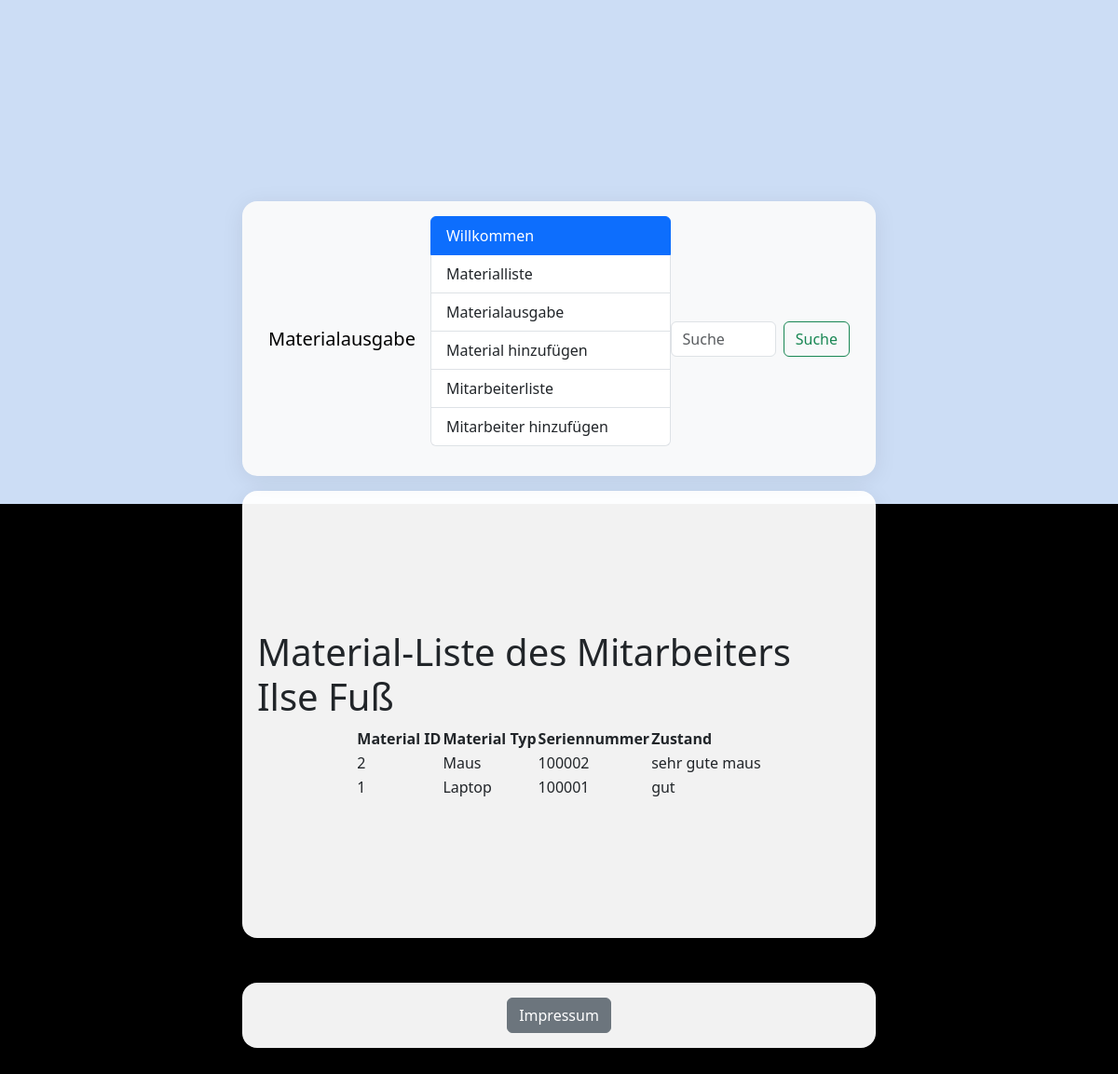
The page /material_rueckgabe/2 on the database its author committed.
### tables this page shows
CREATE TABLE Mitarbeiter (
id INTEGER PRIMARY KEY AUTOINCREMENT,
abteilung TEXT NOT NULL,
telefonnummer TEXT
, vorname TEXT NOT NULL DEFAULT "NO NAME GIVEN", nachname TEXT NOT NULL DEFAULT "NO NAME GIVEN");

CREATE TABLE Materialausgabe (
id INTEGER PRIMARY KEY AUTOINCREMENT,
mitarbeiter_id INTEGER NOT NULL,
material_id INTEGER NOT NULL,
ausgabedatum DATE NOT NULL, zustand TEXT,
FOREIGN KEY (mitarbeiter_id) REFERENCES Mitarbeiter(id),
FOREIGN KEY (material_id) REFERENCES Material(id)
);

CREATE TABLE Material (
id INTEGER PRIMARY KEY AUTOINCREMENT,
typ TEXT NOT NULL,
seriennummer TEXT NOT NULL, -- warum nicht unique?
kaufdatum DATE
, zustand TEXT);

### app/routes.py (the view)
@app.route('/material_rueckgabe/<ma_id>')
def material_rueckgabe(ma_id):
    sql = f"""SELECT Material.id, Material.typ, Material.seriennummer, Materialausgabe.zustand, Mitarbeiter.vorname, Mitarbeiter.nachname FROM Materialausgabe JOIN
      Material ON Materialausgabe.material_id = Material.id
      JOIN Mitarbeiter ON Mitarbeiter.id = Materialausgabe.mitarbeiter_id
      WHERE mitarbeiter_id = ?"""
    try:
        material_des_mitarbeiters= db.execute_select(sql, (ma_id,))
        if len(material_des_mitarbeiters) == 0:
            return render_template("no_material.html", ma= ma_id)
    except Exception as e:
        return str(e) + " " + ma_id
        return render_template("error.html") # Ändern mit komma arbeiten dopplung von return meiden return render_template("error.html"), str(e) + " " + ma_id
    else:
        return render_template("material_rueckgabe_2.html", material=material_des_mitarbeiters)

### app/db_sqlite.py (called while the page is built)
def get_connection():
    connection = sqlite3.connect(app.config["SQLITE_DATABASE_FILENAME"])
    connection.execute("PRAGMA foreign_keys=ON")
    return connection

def __execute_statement(sql, query_parameters = None, commit = False):
    try:
        connection = get_connection()
        cursor = connection.cursor()
        if query_parameters:
            result = cursor.execute(sql, query_parameters)
        else:
            result = cursor.execute(sql)
        return_value = result.fetchall()
        if commit:
            connection.commit()
        return return_value
    finally:
        connection.close()

def execute_select(sql, query_parameters = None):
    try:
        return __execute_statement(sql, query_parameters)
    except:
        raise

### app/templates/material_rueckgabe_2.html
{% extends 'base.html' %}
{% block content %}
<h1>Material-Liste des Mitarbeiters {{ material[0][4] }} {{ material[0][5]  }}</h1>
<div class="mitarbeiter">
    <table>
        <tr>
            <th>
                Material ID
            </th>
            <th>
                Material Typ
            </th>
            <th>
                Seriennummer
            </th>
            <th>
                Zustand
            </th>
        </tr>
        {% for ma in material %}
        <tr>
            <td>
                {{ma[0]}}
            </td>
            <td>
                {{ma[1]}}
            </td>
            <td>
                {{ma[2]}}
            </td>
            <td>
                {{ma[3]}}
            </td>
        </tr>
        {% endfor %}
    </table>
</div>
{% endblock %}

### app/static/style.css (style rules this page uses)
body { background-color: #c8daf5e8; padding-left: 260px; padding-right: 260px; padding-top: 200px; padding-bottom: 200px; }

### rows shown on the page
Mitarbeiter: vorname "Ilse", nachname "Fuß"
Materialausgabe: ma "2", typ "Maus", seriennummer "100002", zustand "sehr gute maus"
Materialausgabe: ma "1", typ "Laptop", seriennummer "100001", zustand "gut"
